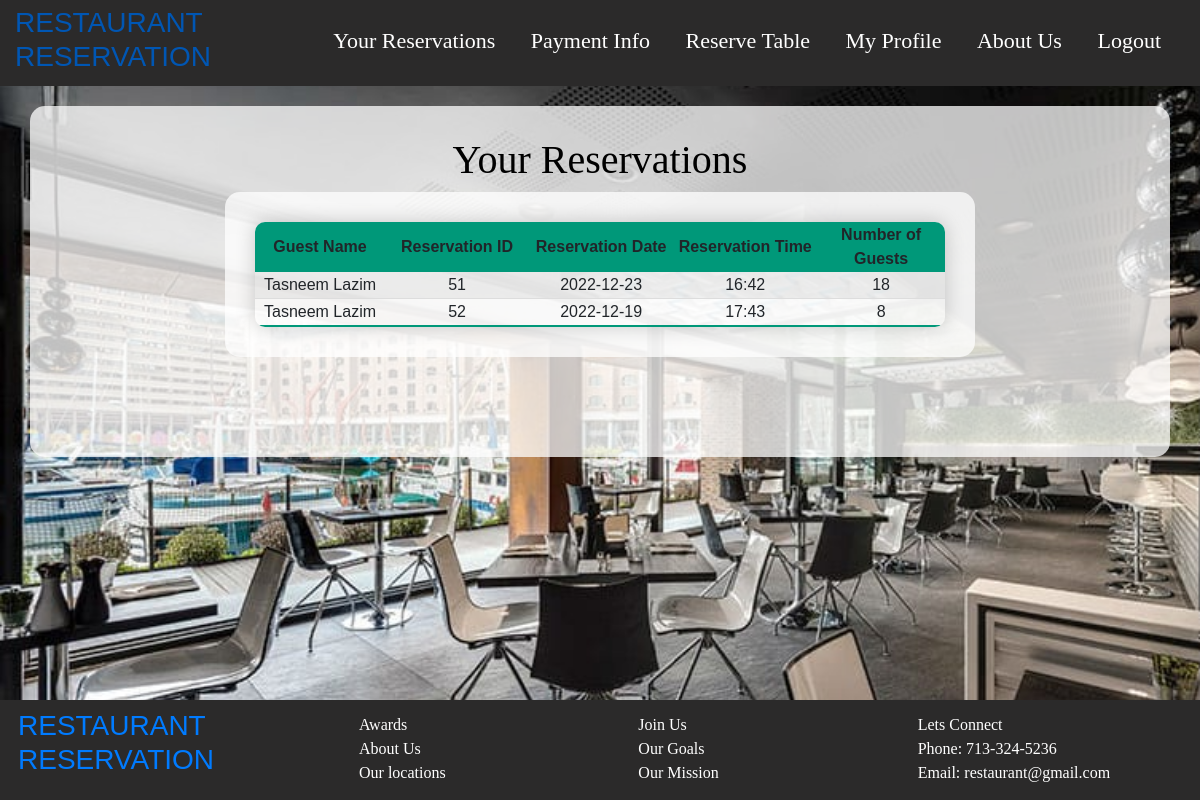
The app's page /reservations (signed in) with its own data.
### RESERVATIONS/models.py (models this page shows, shortened)
class Reservation(db.Model):         #setting up parameters for reservation info entry fields
    res_id = db.Column(db.Integer, primary_key=True)
    user_id = db.Column(db.Integer, db.ForeignKey('user.id'))
    name = db.Column(db.String, nullable=False)
    email = db.Column(db.String(120), nullable=False)
    phone = db.Column(db.Integer)
    no_guest = db.Column(db.Integer, nullable=False)
    res_date = db.Column(db.String(100), nullable=False)
    res_time = db.Column(db.String(100), nullable=False)
    table_id = db.Column(db.Integer, db.ForeignKey('tables.table_id'))
    creditcards = db.relationship('Creditcard')

### RESERVATIONS/views.py (the view)
@views.route("/reservations", methods=['GET', 'POST'])
def reserved():
    user = User.query.get(current_user.id)
    reserve_list = user.reservations
    return render_template("reservations.html", user=current_user, reserve_list=reserve_list)

### RESERVATIONS/__init__.py (called while the page is built)
def create_app():
    app = Flask(__name__)
    app.config['SECRET_KEY'] = 'fc2c5762da84768ed6248d780c1869b7'
    app.config['SQLALCHEMY_DATABASE_URI'] = 'sqlite:///site.db'
    db.init_app(app)
    from .views import views
    from .auth import auth
    app.register_blueprint(views, url_prefix='/')
    app.register_blueprint(auth, url_prefix='/')
    from .models import User, Reservation, Creditcard, Tables
    create_database(app)
    login_manager = LoginManager()
    login_manager.login_view = 'auth.login'
    login_manager.init_app(app)
    @login_manager.user_loader
    def load_user(id):
        return User.query.get(int(id))
    return app

### RESERVATIONS/Templates/reservations.html (shortened to what this page needs)
{% extends "basepage.html" %}
{% block content%}
<head>
<link rel="stylesheet" type="text/css" href="../static/Styles/styling.css">
</head>
<form method = "POST">
<body>
    <center> <h1 style="color: black; font-family: Yeseva One;">Your Reservations</h1> </center>
        <div class="tablebox">
          <center>
           <table>
              <thead>
                <tr>
                    <center>
                    <th style="width: 200px;">Guest Name</th>
                    <th style="width: 200px;">Reservation ID</th>
                    <th style="width: 200px;">Reservation Date</th>
                    <th style="width: 200px;">Reservation Time</th>
                    <th style="width: 200px;">Number of Guests</th>
                    </center>
                </tr>
                </thead>
              <tbody>
                {% for reservation in reserve_list %}
                <tr>
                    <td>{{ reservation.name }}</td>
                    <td>{{ reservation.res_id }}</td>
                    <td>{{ reservation.res_date }}</td>
                    <td>{{ reservation.res_time }}</td>
                    <td>{{ reservation.no_guest }}</td>
                </tr>
                {% endfor %}
              </tbody>
           </table>
          </center>
        </div>
</body>
</form>
{% endblock %}

### RESERVATIONS/static/Styles/styling.css (style rules this page uses)
body { font-family: Calibri, Helvetica, sans-serif; background-color: lightblue; margin: 0; padding: 20; background-image: url("../images/restimage.jpg"); background-repeat: no-repeat; background-size: cover; }
table { border-radius: 10px 10px 10px 10px; overflow: hidden; box-shadow: 0 0 20px rgba(0,0,0,0.20); text-align: center; width: auto; }
.tablebox { width: 750px; overflow: auto; margin: auto; background: rgba(255, 255, 255, 0.75); padding: 30px; border-radius: 15px; }
.tablebox thead tr { background-color: #009879; }
.tablebox tbody tr { border-bottom: 1px solid #dddddd; }
.tablebox tbody tr:nth-of-type(odd) { background-color: #0808080e; }
.tablebox tbody tr:last-of-type { border-bottom: 2px solid #009879; }

### records on screen
Reservation: name "Tasneem Lazim", res_id "51", res_date "2022-12-23", res_time "16:42", no_guest "18"
Reservation: name "Tasneem Lazim", res_id "52", res_date "2022-12-19", res_time "17:43", no_guest "8"
